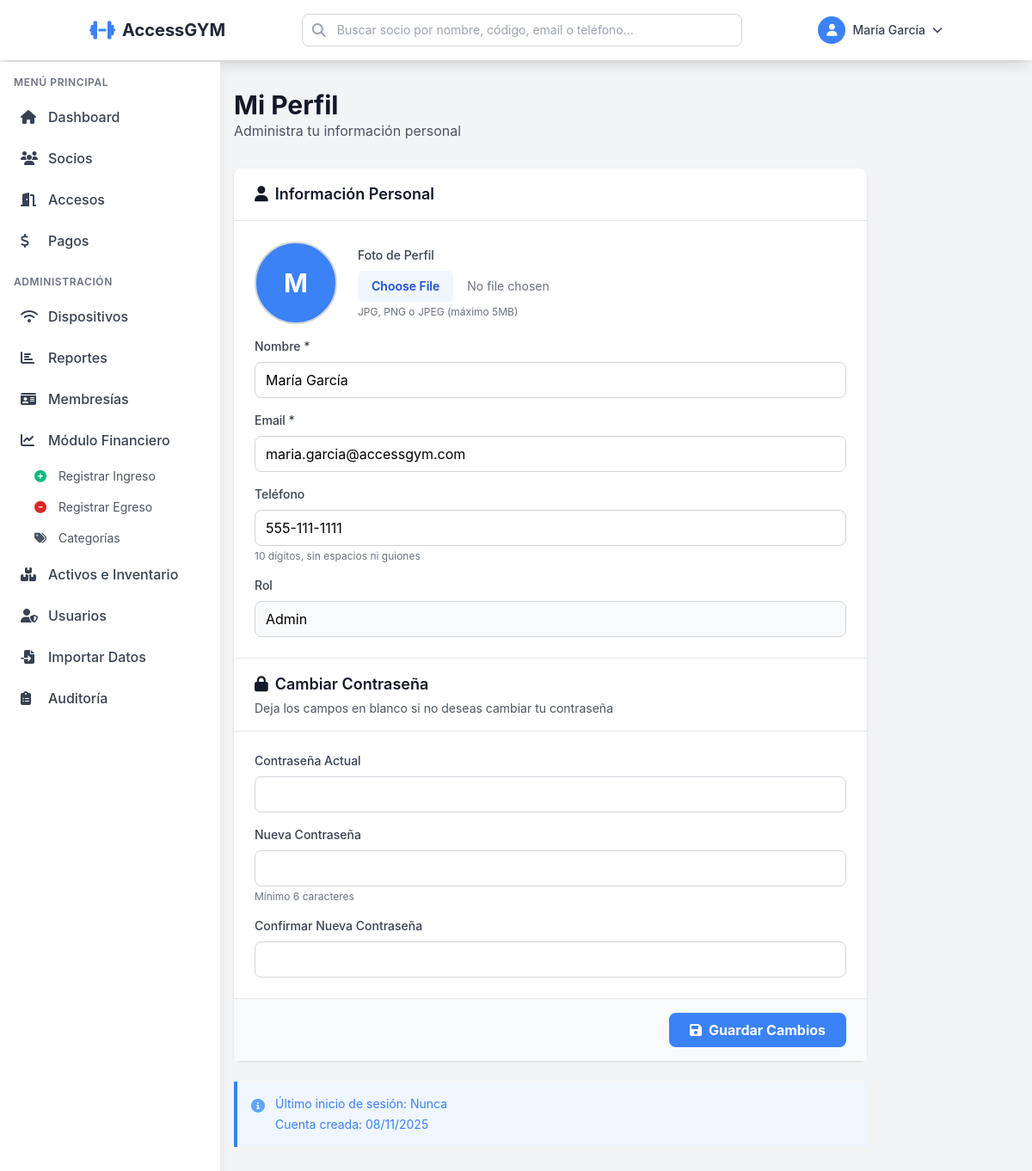
Screenshot of /perfil.php (signed in) with the database file from the repository.
### tables this page shows
CREATE TABLE usuarios_staff (
    id INT AUTO_INCREMENT PRIMARY KEY,
    nombre VARCHAR(100) NOT NULL,
    email VARCHAR(100) UNIQUE NOT NULL,
    telefono VARCHAR(20),
    password VARCHAR(255) NOT NULL,
    rol ENUM('superadmin', 'admin', 'recepcionista') NOT NULL,
    sucursal_id INT,
    activo TINYINT(1) DEFAULT 1,
    ultimo_login TIMESTAMP NULL,
    created_at TIMESTAMP DEFAULT CURRENT_TIMESTAMP,
    updated_at TIMESTAMP DEFAULT CURRENT_TIMESTAMP ON UPDATE CURRENT_TIMESTAMP,
    FOREIGN KEY (sucursal_id) REFERENCES sucursales(id) ON DELETE SET NULL
);

### public/perfil.php (the view, shortened to what the rows shown need)
<?php
$usuarioModel = new Usuario();
$user = Auth::user();
$userId = Auth::id();
$userData = $usuarioModel->find($userId);
?>
<!DOCTYPE html>
<html lang="es">
<head>
    <script src="https://cdn.tailwindcss.com"></script>
    <link rel="stylesheet" href="https://cdnjs.cloudflare.com/ajax/libs/font-awesome/6.4.0/css/all.min.css">
</head>
<body class="bg-gray-100">
    <?php include __DIR__ . '/../app/views/partials/navbar.php'; ?>
    <div class="container mx-auto px-4 py-8 max-w-3xl">
        <div class="mb-8">
            <h1 class="text-3xl font-bold text-gray-900">Mi Perfil</h1>
        </div>
        <form method="POST" enctype="multipart/form-data" class="bg-white rounded-lg shadow">
            <div class="px-6 py-4 border-b border-gray-200">
                <h2 class="text-lg font-semibold text-gray-900">
                    <i class="fas fa-user mr-2"></i>Información Personal
                </h2>
            </div>
            <div class="p-6 space-y-4">
                <div class="flex items-center space-x-6">
                    <div class="flex-shrink-0">
                        <?php if (!empty($userData['foto']) && file_exists(UPLOAD_PATH . ltrim($userData['foto'], '/'))): ?>
                            <img src="<?php echo APP_URL . htmlspecialchars($userData['foto']); ?>"
                                 alt="Foto de perfil"
                                 class="h-24 w-24 rounded-full object-cover border-2 border-gray-300 cursor-pointer hover:opacity-80 transition-opacity"
                                 onclick="openPhotoModal(this.src)">
                        <?php else: ?>
                            <div class="h-24 w-24 rounded-full bg-blue-600 flex items-center justify-center text-white text-3xl font-bold border-2 border-gray-300">
                                <?php echo strtoupper(substr($userData['nombre'], 0, 1)); ?>
                            </div>
                        <?php endif; ?>
                    </div>
                </div>
                <div>
                    <label class="block text-sm font-medium text-gray-700 mb-2">Nombre *</label>
                    <input type="text" name="nombre" required
                           value="<?php echo htmlspecialchars($userData['nombre']); ?>"
                           class="w-full px-3 py-2 border border-gray-300 rounded-md focus:outline-none focus:ring-blue-500 focus:border-blue-500">
                </div>
                <div>
                    <label class="block text-sm font-medium text-gray-700 mb-2">Email *</label>
                    <input type="email" name="email" required
                           value="<?php echo htmlspecialchars($userData['email']); ?>"
                           class="w-full px-3 py-2 border border-gray-300 rounded-md focus:outline-none focus:ring-blue-500 focus:border-blue-500">
                </div>
                <div>
                    <label class="block text-sm font-medium text-gray-700 mb-2">Teléfono</label>
                    <input type="tel" name="telefono"
                           value="<?php echo htmlspecialchars($userData['telefono'] ?? ''); ?>"
                           placeholder="5551234567"
                           maxlength="10"
                           pattern="[0-9]{10}"
                           class="w-full px-3 py-2 border border-gray-300 rounded-md focus:outline-none focus:ring-blue-500 focus:border-blue-500">
                    <p class="mt-1 text-xs text-gray-500">10 dígitos, sin espacios ni guiones</p>
                </div>
                <div>
                    <label class="block text-sm font-medium text-gray-700 mb-2">Rol</label>
                    <input type="text" value="<?php echo ucfirst($userData['rol']); ?>" disabled
                           class="w-full px-3 py-2 border border-gray-300 rounded-md bg-gray-50">
                </div>
            </div>
            <div class="px-6 py-4 border-b border-gray-200 border-t">
                <h2 class="text-lg font-semibold text-gray-900">
                    <i class="fas fa-lock mr-2"></i>Cambiar Contraseña
                </h2>
            </div>
        </form>
        <div class="mt-6 bg-blue-50 border-l-4 border-blue-500 p-4">
            <div class="flex">
                <div class="ml-3">
                    <p class="text-sm text-blue-700">
                        Último inicio de sesión: <?php echo $userData['ultimo_login'] ? formatDateTime($userData['ultimo_login']) : 'Nunca'; ?>
                    </p>
                    <p class="text-sm text-blue-700 mt-1">
                        Cuenta creada: <?php echo formatDate($userData['created_at']); ?>
                    </p>
                </div>
            </div>
        </div>
    </div>
</body>
</html>

### app/views/partials/navbar.php (shortened to what the rows shown need)
<link rel="stylesheet" href="<?php echo APP_URL; ?>/custom_styles.php">
<nav class="bg-white shadow-lg fixed top-0 left-0 right-0 z-50" x-data="{ sidebarOpen: false, accountOpen: false }">
    <div class="container mx-auto px-4">
        <div class="flex justify-between items-center py-4">
            <div class="relative">
                <button @click="accountOpen = !accountOpen"
                        class="flex items-center space-x-2 text-gray-700 hover:text-blue-600 focus:outline-none">
                    <div class="w-8 h-8 bg-blue-600 rounded-full flex items-center justify-center text-white text-sm">
                        <i class="fas fa-user"></i>
                    </div>
                    <span class="hidden md:inline text-sm font-medium"><?php echo htmlspecialchars($user['nombre'] ?? 'Usuario'); ?></span>
                    <i class="fas fa-chevron-down text-xs"></i>
                </button>
            </div>
        </div>
    </div>
</nav>

### rows the page displays
usuarios_staff: nombre "María García", nombre "M", email "maria.garcia@accessgym.com", telefono "555-111-1111", rol "Admin", created_at "08/11/2025"

### other values shown
APP_NAME "AccessGYM"
